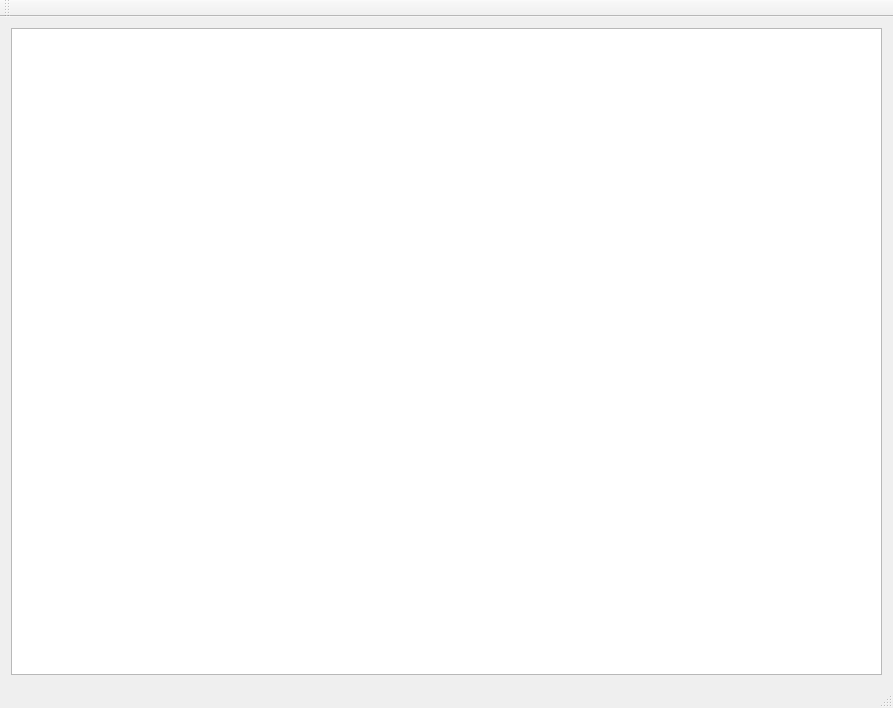
<?xml version="1.0" encoding="UTF-8"?>
<ui version="4.0">
 <class>MainWindow</class>
 <widget class="QMainWindow" name="MainWindow">
  <property name="geometry">
   <rect>
    <x>0</x>
    <y>0</y>
    <width>893</width>
    <height>708</height>
   </rect>
  </property>
  <property name="windowTitle">
   <string>MainWindow</string>
  </property>
  <widget class="QWidget" name="centralWidget">
   <layout class="QGridLayout" name="gridLayout">
    <item row="0" column="0">
     <widget class="GraphicsView" name="graphicsView"/>
    </item>
   </layout>
  </widget>
  <widget class="QMenuBar" name="menuBar">
   <property name="geometry">
    <rect>
     <x>0</x>
     <y>0</y>
     <width>893</width>
     <height>25</height>
    </rect>
   </property>
  </widget>
  <widget class="NodeToolBar" name="nodeToolBar">
   <property name="allowedAreas">
    <set>Qt::AllToolBarAreas</set>
   </property>
   <property name="orientation">
    <enum>Qt::Horizontal</enum>
   </property>
   <attribute name="toolBarArea">
    <enum>TopToolBarArea</enum>
   </attribute>
   <attribute name="toolBarBreak">
    <bool>false</bool>
   </attribute>
  </widget>
  <widget class="QStatusBar" name="statusBar"/>
 </widget>
 <layoutdefault spacing="6" margin="11"/>
 <customwidgets>
  <customwidget>
   <class>GraphicsView</class>
   <extends>QGraphicsView</extends>
   <header>view/graphicsview/GraphicsView.h</header>
  </customwidget>
  <customwidget>
   <class>NodeToolBar</class>
   <extends>QToolBar</extends>
   <header>view/widget/NodeToolBar.h</header>
  </customwidget>
 </customwidgets>
 <resources/>
 <connections/>
</ui>
